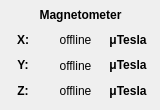
    <widget class="QWidget" name="MAG_tab">
     <attribute name="title">
      <string>MAG</string>
     </attribute>
     <widget class="QWidget" name="horizontalLayoutWidget_3">
      <property name="geometry">
       <rect>
        <x>0</x>
        <y>30</y>
        <width>151</width>
        <height>71</height>
       </rect>
      </property>
      <layout class="QHBoxLayout" name="horizontalLayout_4">
       <item>
        <layout class="QVBoxLayout" name="verticalLayout_11">
         <item>
          <widget class="QLabel" name="MAG_X_label">
           <property name="text">
            <string>&lt;html&gt;&lt;head/&gt;&lt;body&gt;&lt;p align=&quot;center&quot;&gt;&lt;span style=&quot; font-weight:600;&quot;&gt;X:&lt;/span&gt;&lt;/p&gt;&lt;/body&gt;&lt;/html&gt;</string>
           </property>
           <property name="alignment">
            <set>Qt::AlignCenter</set>
           </property>
          </widget>
         </item>
         <item>
          <widget class="QLabel" name="MAG_Y_label">
           <property name="text">
            <string>&lt;html&gt;&lt;head/&gt;&lt;body&gt;&lt;p align=&quot;center&quot;&gt;&lt;span style=&quot; font-weight:600;&quot;&gt;Y:&lt;/span&gt;&lt;/p&gt;&lt;/body&gt;&lt;/html&gt;</string>
           </property>
           <property name="alignment">
            <set>Qt::AlignCenter</set>
           </property>
          </widget>
         </item>
         <item>
          <widget class="QLabel" name="MAG_Z_label">
           <property name="text">
            <string>&lt;html&gt;&lt;head/&gt;&lt;body&gt;&lt;p align=&quot;center&quot;&gt;&lt;span style=&quot; font-weight:600;&quot;&gt;Z:&lt;/span&gt;&lt;/p&gt;&lt;/body&gt;&lt;/html&gt;</string>
           </property>
           <property name="alignment">
            <set>Qt::AlignCenter</set>
           </property>
          </widget>
         </item>
        </layout>
       </item>
       <item>
        <layout class="QVBoxLayout" name="verticalLayout_12">
         <item>
          <widget class="QLabel" name="MAG_X_text_label">
           <property name="text">
            <string>offline</string>
           </property>
           <property name="alignment">
            <set>Qt::AlignCenter</set>
           </property>
          </widget>
         </item>
         <item>
          <widget class="QLabel" name="MAG_Y_text_label">
           <property name="text">
            <string>offline</string>
           </property>
           <property name="alignment">
            <set>Qt::AlignCenter</set>
           </property>
          </widget>
         </item>
         <item>
          <widget class="QLabel" name="MAG_Z_text_label">
           <property name="text">
            <string>offline</string>
           </property>
           <property name="alignment">
            <set>Qt::AlignCenter</set>
           </property>
          </widget>
         </item>
        </layout>
       </item>
       <item>
        <layout class="QVBoxLayout" name="verticalLayout_13">
         <item>
          <widget class="QLabel" name="MAG_X_Unit_label">
           <property name="text">
            <string>&lt;html&gt;&lt;head/&gt;&lt;body&gt;&lt;p&gt;&lt;span style=&quot; font-weight:600;&quot;&gt;μTesla&lt;/span&gt;&lt;/p&gt;&lt;/body&gt;&lt;/html&gt;</string>
           </property>
           <property name="alignment">
            <set>Qt::AlignCenter</set>
           </property>
          </widget>
         </item>
         <item>
          <widget class="QLabel" name="MAG_Y_Unit_label">
           <property name="text">
            <string>&lt;html&gt;&lt;head/&gt;&lt;body&gt;&lt;p&gt;&lt;span style=&quot; font-weight:600;&quot;&gt;μTesla&lt;/span&gt;&lt;/p&gt;&lt;/body&gt;&lt;/html&gt;</string>
           </property>
           <property name="alignment">
            <set>Qt::AlignCenter</set>
           </property>
          </widget>
         </item>
         <item>
          <widget class="QLabel" name="MAG_Z_Unit_label">
           <property name="text">
            <string>&lt;html&gt;&lt;head/&gt;&lt;body&gt;&lt;p&gt;&lt;span style=&quot; font-weight:600;&quot;&gt;μTesla&lt;/span&gt;&lt;/p&gt;&lt;/body&gt;&lt;/html&gt;</string>
           </property>
           <property name="alignment">
            <set>Qt::AlignCenter</set>
           </property>
          </widget>
         </item>
        </layout>
       </item>
      </layout>
     </widget>
     <widget class="QLabel" name="MAG_label">
      <property name="geometry">
       <rect>
        <x>10</x>
        <y>0</y>
        <width>141</width>
        <height>31</height>
       </rect>
      </property>
      <property name="text">
       <string>&lt;html&gt;&lt;head/&gt;&lt;body&gt;&lt;p align=&quot;center&quot;&gt;&lt;span style=&quot; font-weight:600;&quot;&gt;Magnetometer&lt;/span&gt;&lt;/p&gt;&lt;/body&gt;&lt;/html&gt;</string>
      </property>
     </widget>
    </widget>
